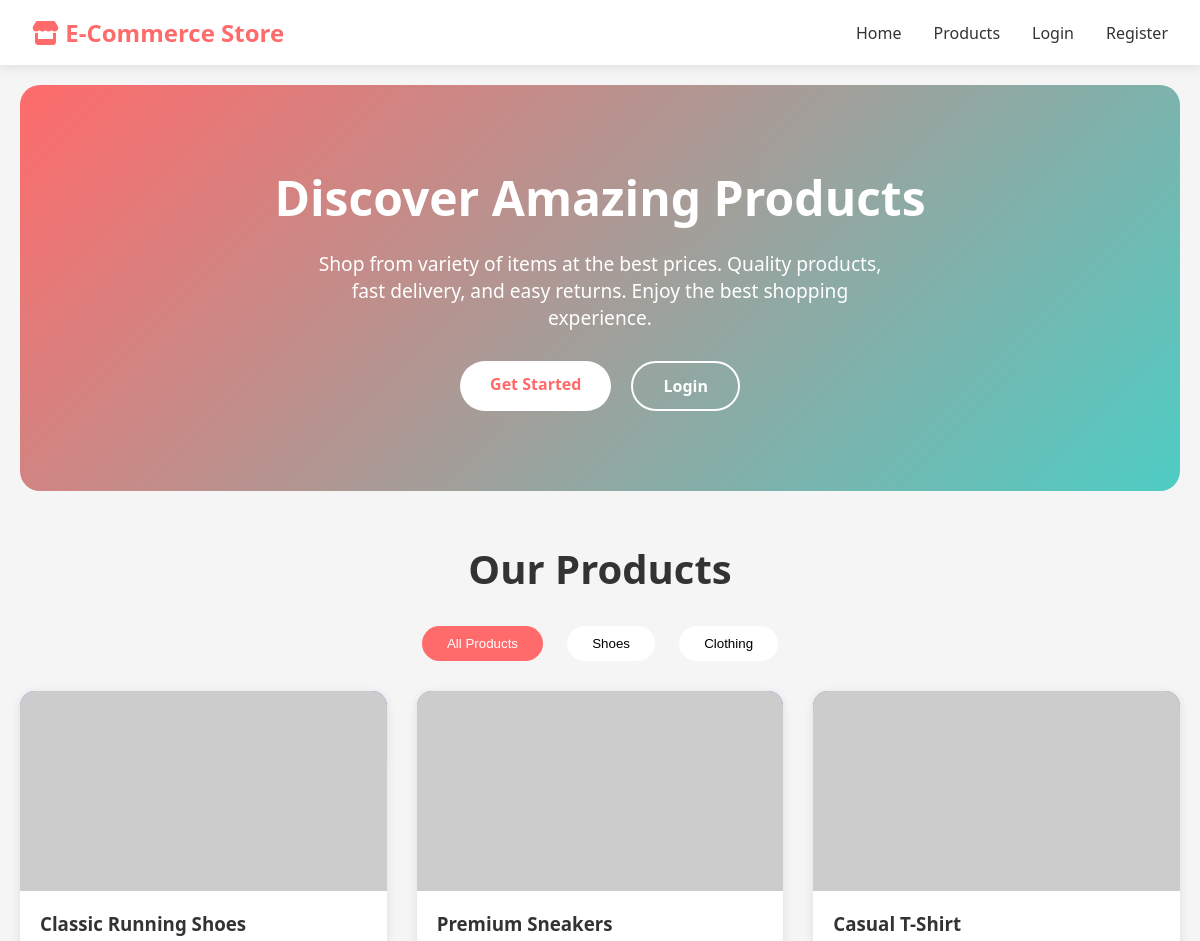
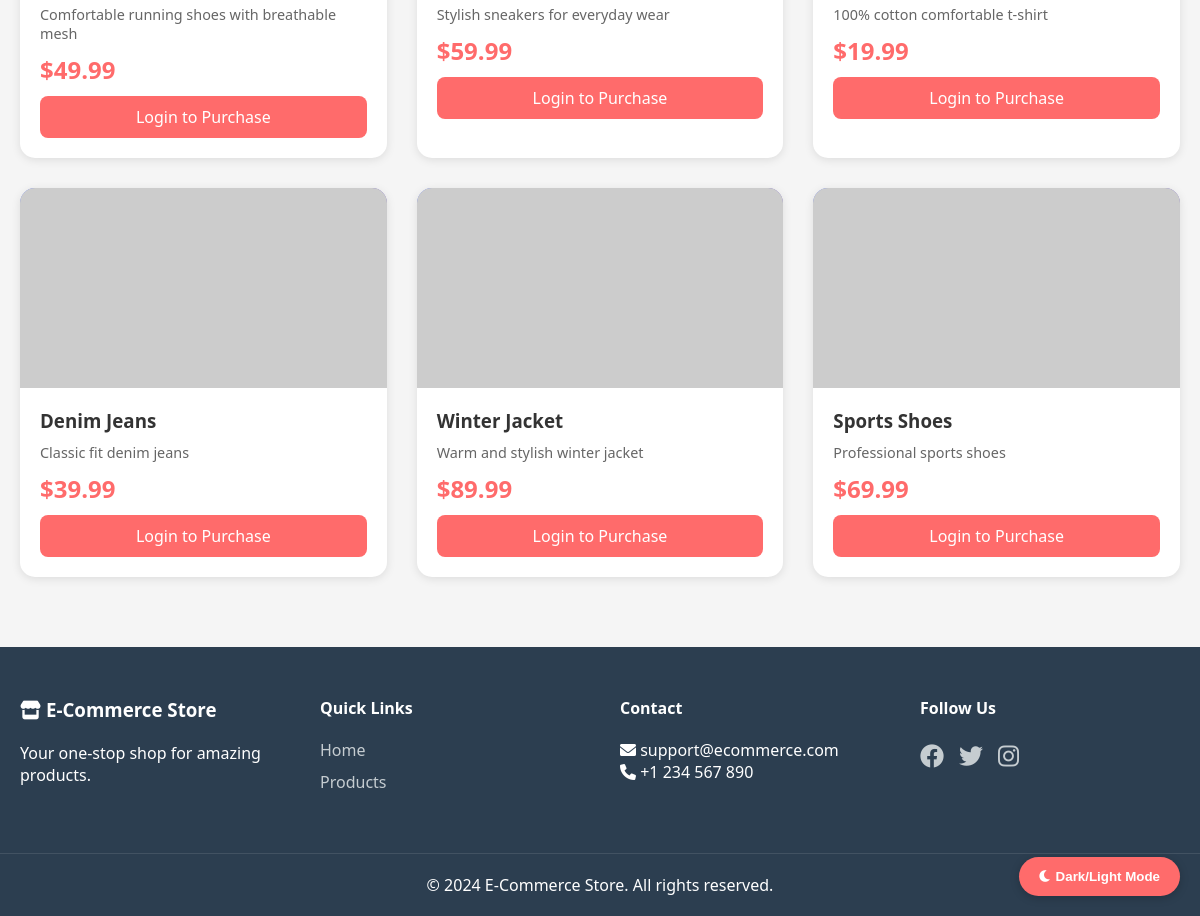
The page / on the database its author committed (2 pictures, top to bottom).
### tables this page shows
CREATE TABLE products (
    id INT PRIMARY KEY AUTO_INCREMENT,
    name VARCHAR(100) NOT NULL,
    description TEXT,
    price DECIMAL(10,2) NOT NULL,
    category VARCHAR(50) NOT NULL,
    image VARCHAR(255) DEFAULT 'default-product.jpg',
    created_at TIMESTAMP DEFAULT CURRENT_TIMESTAMP
);

### index.php (the view, shortened to what this page needs)
<?php
require_once 'config/database.php';
$stmt = $pdo->query("SELECT * FROM products ORDER BY created_at DESC");
$products = $stmt->fetchAll();
?>
<!DOCTYPE html>
<html lang="en">
<head>
    <link href="https://cdnjs.cloudflare.com/ajax/libs/font-awesome/6.0.0/css/all.min.css" rel="stylesheet">
</head>
<body>
<nav class="navbar">
    <div class="nav-container">
        <a href="index.php" class="nav-logo"><i class="fas fa-store"></i> E-Commerce Store</a>
        <div class="nav-menu">
            <a href="index.php" class="nav-link">Home</a>
            <a href="#products" class="nav-link">Products</a>
            <?php if (isset($_SESSION['user_id'])): ?>
                <?php if (isset($_SESSION['role']) && $_SESSION['role'] === 'admin'): ?>
                    <a href="admin/dashboard.php" class="nav-link">Admin Panel</a>
                <?php else: ?>
                    <a href="user/dashboard.php" class="nav-link">My Account</a>
                <?php endif; ?>
                <a href="logout.php" class="nav-link">Logout</a>
                <span class="nav-user"><i class="fas fa-user-circle"></i> <?php echo htmlspecialchars($_SESSION['username']); ?></span>
            <?php else: ?>
                <a href="login.php" class="nav-link">Login</a>
                <a href="register.php" class="nav-link">Register</a>
            <?php endif; ?>
        </div>
    </div>
</nav>
<main>
    <div class="container">
        <div class="hero-section">
            <h1>Discover Amazing Products</h1>
            <p>Shop from variety of items at the best prices. Quality products, fast delivery, and easy returns. Enjoy the best shopping experience.</p>
            <?php if (!isset($_SESSION['user_id'])): ?>
                <div class="hero-buttons">
                    <a href="register.php" class="btn btn-primary">Get Started</a>
                    <a href="login.php" class="btn btn-secondary">Login</a>
                </div>
            <?php else: ?>
                <div class="hero-buttons">
                    <a href="#products" class="btn btn-primary">Shop Now</a>
                </div>
            <?php endif; ?>
        </div>
        <div class="products-section" id="products">
            <h2>Our Products</h2>
            <div class="category-tabs">
                <button class="tab-btn active" data-category="all">All Products</button>
                <button class="tab-btn" data-category="shoes">Shoes</button>
                <button class="tab-btn" data-category="clothing">Clothing</button>
            </div>
            <div class="products-grid">
                <?php foreach ($products as $product): ?>
                    <div class="product-card" data-category="<?php echo $product['category']; ?>">
                        <div class="product-image">
                            <img src="assets/uploads/<?php echo $product['image']; ?>" alt="<?php echo $product['name']; ?>" onerror="this.src='https://via.placeholder.com/200'">
                        </div>
                        <div class="product-info">
                            <h3><?php echo htmlspecialchars($product['name']); ?></h3>
                            <p class="product-description"><?php echo htmlspecialchars($product['description']); ?></p>
                            <p class="product-price">$<?php echo number_format($product['price'], 2); ?></p>
                            <?php if (isset($_SESSION['user_id']) && (!isset($_SESSION['role']) || $_SESSION['role'] !== 'admin')): ?>
                                <button class="btn-add-to-cart" onclick="addToCart(<?php echo $product['id']; ?>, '<?php echo $product['name']; ?>', <?php echo $product['price']; ?>)">
                                    <i class="fas fa-cart-plus"></i> Add to Cart
                                </button>
                            <?php elseif (!isset($_SESSION['user_id'])): ?>
                                <a href="login.php" class="btn-add-to-cart" style="display: block; text-align: center; text-decoration: none;">Login to Purchase</a>
                            <?php endif; ?>
                        </div>
                    </div>
                <?php endforeach; ?>
            </div>
        </div>
    </div>
</main>
<footer class="footer">
    <div class="footer-container">
        <div class="footer-section">
            <h3><i class="fas fa-store"></i> E-Commerce Store</h3>
            <p>Your one-stop shop for amazing products.</p>
        </div>
        <div class="footer-section">
            <h4>Quick Links</h4>
            <a href="index.php">Home</a>
            <a href="#products">Products</a>
        </div>
        <div class="footer-section">
            <h4>Contact</h4>
            <p><i class="fas fa-envelope"></i> support@ecommerce.com</p>
            <p><i class="fas fa-phone"></i> +1 234 567 890</p>
        </div>
        <div class="footer-section">
            <h4>Follow Us</h4>
            <div class="social-links">
                <a href="#"><i class="fab fa-facebook"></i></a>
                <a href="#"><i class="fab fa-twitter"></i></a>
                <a href="#"><i class="fab fa-instagram"></i></a>
            </div>
        </div>
    </div>
    <div class="footer-bottom">
        <p>&copy; 2024 E-Commerce Store. All rights reserved.</p>
    </div>
</footer>
<button class="mode-toggle-btn" onclick="toggleDarkMode()"><i class="fas fa-moon"></i> Dark/Light Mode</button>
</body>
</html>

### index.php (style rules this page uses)
* { margin: 0; padding: 0; box-sizing: border-box; }
body { font-family: 'Segoe UI', Tahoma, Geneva, Verdana, sans-serif; background: #f5f5f5; color: #333; }
.navbar { background: #fff; box-shadow: 0 2px 10px rgba(0,0,0,0.1); position: sticky; top: 0; z-index: 1000; }
.nav-container { max-width: 1200px; margin: 0 auto; padding: 1rem 2rem; display: flex; justify-content: space-between; align-items: center; }
.nav-logo { font-size: 1.5rem; font-weight: bold; color: #ff6b6b; text-decoration: none; }
.nav-menu { display: flex; gap: 2rem; align-items: center; }
.nav-link { text-decoration: none; color: #333; transition: 0.3s; }
.container { max-width: 1200px; margin: 0 auto; padding: 20px; }
.hero-section { background: linear-gradient(135deg, #ff6b6b, #4ecdc4); color: white; padding: 80px 40px; border-radius: 20px; text-align: center; margin-bottom: 50px; }
.hero-section h1 { font-size: 3rem; margin-bottom: 20px; }
.hero-section p { font-size: 1.2rem; max-width: 600px; margin: 0 auto 30px; }
.hero-buttons { display: flex; gap: 20px; justify-content: center; }
.btn { padding: 12px 30px; border-radius: 25px; text-decoration: none; font-weight: bold; transition: 0.3s; display: inline-block; border: none; cursor: pointer; }
.btn-primary { background: white; color: #ff6b6b; }
.btn-secondary { background: transparent; color: white; border: 2px solid white; }
.products-section h2 { text-align: center; margin-bottom: 30px; font-size: 2.5rem; }
.category-tabs { text-align: center; margin-bottom: 30px; }
.tab-btn { padding: 10px 25px; margin: 0 10px; border: none; background: #fff; cursor: pointer; border-radius: 25px; transition: 0.3s; }
.tab-btn.active, .tab-btn:hover { background: #ff6b6b; color: white; }
.products-grid { display: grid; grid-template-columns: repeat(auto-fill, minmax(280px, 1fr)); gap: 30px; }
.product-card { background: #fff; border-radius: 15px; overflow: hidden; box-shadow: 0 2px 10px rgba(0,0,0,0.1); transition: 0.3s; }
.product-image { width: 100%; height: 200px; background: linear-gradient(135deg, #667eea, #764ba2); display: flex; align-items: center; justify-content: center; font-size: 4rem; }
.product-image img { width: 100%; height: 100%; object-fit: cover; }
.product-info { padding: 20px; }
.product-info h3 { margin-bottom: 10px; }
.product-description { color: #666; font-size: 0.9rem; margin-bottom: 10px; }
.product-price { font-size: 1.5rem; color: #ff6b6b; font-weight: bold; margin: 10px 0; }
.btn-add-to-cart { width: 100%; padding: 10px; background: #ff6b6b; color: white; border: none; border-radius: 8px; cursor: pointer; font-size: 1rem; transition: 0.3s; }
.footer { background: #2c3e50; color: white; margin-top: 50px; }
.footer-container { max-width: 1200px; margin: 0 auto; padding: 50px 20px; display: grid; grid-template-columns: repeat(auto-fit, minmax(250px, 1fr)); gap: 40px; }
.footer-section h3, .footer-section h4 { margin-bottom: 20px; }
.footer-section a { display: block; color: #ecf0f1; text-decoration: none; margin-bottom: 10px; opacity: 0.8; }
.social-links { display: flex; gap: 15px; }
.social-links a { font-size: 1.5rem; }
.footer-bottom { text-align: center; padding: 20px; border-top: 1px solid rgba(255,255,255,0.1); }
.mode-toggle-btn { position: fixed; bottom: 20px; right: 20px; background: #ff6b6b; color: white; border: none; padding: 12px 20px; border-radius: 30px; cursor: pointer; z-index: 999; font-weight: bold; box-shadow: 0 2px 10px rgba(0,0,0,0.2); }

### rows shown on the page
products: name "Classic Running Shoes", description "Comfortable running shoes with breathable mesh", price "49.99"
products: name "Premium Sneakers", description "Stylish sneakers for everyday wear", price "59.99"
products: name "Casual T-Shirt", description "100% cotton comfortable t-shirt", price "19.99"
products: name "Denim Jeans", description "Classic fit denim jeans", price "39.99"
products: name "Winter Jacket", description "Warm and stylish winter jacket", price "89.99"
products: name "Sports Shoes", description "Professional sports shoes", price "69.99"
